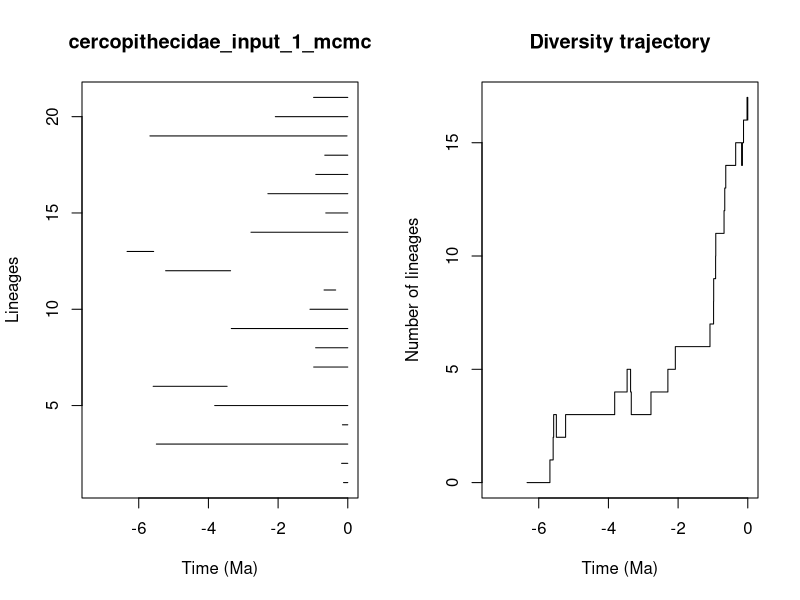

The R script that drew this image:


pdf(file='/Users/tobias/Documents/Sweden/PhD/rise_and_fall/longevity_analyses/mammals/families/cercopithecidae_pyrate_mcmc_logs/cercopithecidae_input_1_mcmc_LTT.pdf',width=0.6*20, height=0.6*10)
title = "cercopithecidae_input_1_mcmc"
ts=c(0.122075959391, 0.177326727224,5.49457488294,0.15355152213,3.81991538418,5.5862850099,0.978784712187,0.923158841526,3.34379939283,1.08496786577,0.681013648496,5.22869078433,6.3350796446,2.77851266003,0.631967874795,2.29314892431,0.91867433772,0.66077770435,5.67906275166,2.07952627493,0.981574403922)
te=c(0.0, 0.0,0.0,0.0,0.0,3.46347496069,0.0,0.0,0.0,0.0,0.347196123755,3.36378472526,5.5714437789,0.0,0.0,0.0,0.0,0.0,0.0210133734848,0.0,0.0)
div_traj=c(0, 1,2,3,2,3,4,5,4,3,4,5,6,7,8,9,10,11,12,13,14,15,14,15,16,17,16,16,16,16,16,16,16,16,16,16,16,16,16,16,16,16)
time_events=c(6.3350796446, 5.67906275166,5.5862850099,5.5714437789,5.49457488294,5.22869078433,3.81991538418,3.46347496069,3.36378472526,3.34379939283,2.77851266003,2.29314892431,2.07952627493,1.08496786577,0.981574403922,0.978784712187,0.923158841526,0.91867433772,0.681013648496,0.66077770435,0.631967874795,0.347196123755,0.177326727224,0.15355152213,0.122075959391,0.0210133734848,0.0,0.0,0.0,0.0,0.0,0.0,0.0,0.0,0.0,0.0,0.0,0.0,0.0,0.0,0.0,0.0)
				par(mfrow=c(1,2))
				L = length(ts)
				plot(ts, 1:L , xlim=c(-max(ts)-1,0), pch=20, type="n", main=title,xlab="Time (Ma)",ylab="Lineages")
				for (i in 1:L){segments(x0=-te[i],y0=i,x1=-ts[i],y1=i)}	
				t = -time_events
				plot(div_traj ~ t,type="s", main = "Diversity trajectory",xlab="Time (Ma)",ylab="Number of lineages",xlim=c(-max(ts)-1,0))
				abline(v=c(65,200,251,367,445),lty=2,col="gray")
				